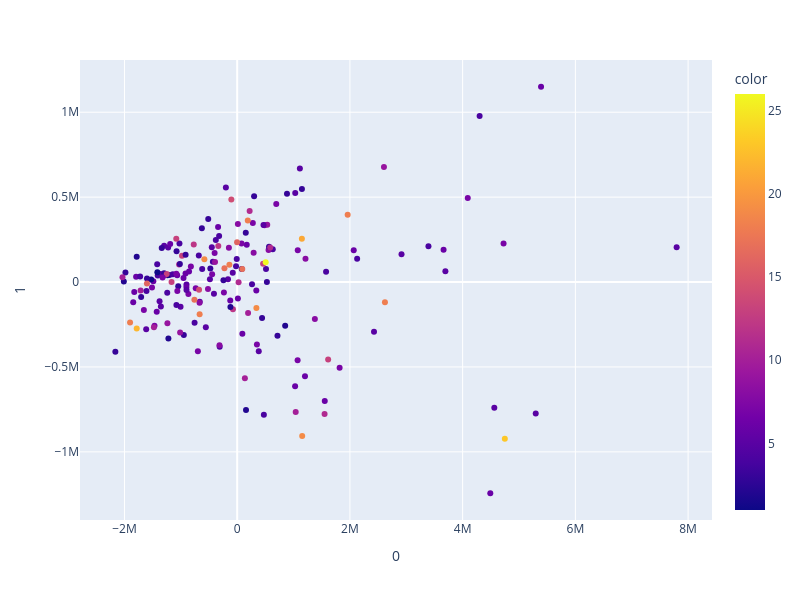

Here is the notebook cell this chart was saved with:
### Code cell
import plotly.express as px
from sklearn.decomposition import PCA

# Assuming count_matrix_raw is the data matrix you are using for PCA
# And m is a categorical variable you want to use for coloring the scatter plot
pca = PCA(n_components=2)

# Fit the PCA and transform the data
components = pca.fit_transform(count_matrix_raw.T)

# Create the scatter plot with discrete coloring for the categories in m
fig = px.scatter(components, x=0, y=1, color=m)

# Set custom width and height
fig.update_layout(
    width=800,  # Adjust width as needed
    height=600  # Adjust height as needed
)

# Save the plot to an HTML file
#fig.write_html("pca_batch(filtered_ad_non_ad_mrn_batch_corrected).html")

# Show the plot
fig.show()

### Figure 1 — Plotly figure (JSON) as saved in the notebook; plotly's stock layout.template omitted (floating-point values rounded to 4 significant figures; data arrays with more than 128 entries replaced by an {"elided": "..."} marker saying what was removed)
{"data": [{"hovertemplate": "0=%{x}<br>1=%{y}<br>color=%{marker.color}<extra></extra>", "legendgroup": "", "marker": {"color": {"elided": "188 int values"}, "coloraxis": "coloraxis", "symbol": "circle"}, "mode": "markers", "name": "", "orientation": "v", "showlegend": false, "type": "scatter", "x": {"elided": "188 float values"}, "xaxis": "x", "y": {"elided": "188 float values"}, "yaxis": "y"}], "layout": {"coloraxis": {"colorbar": {"title": {"text": "color"}}, "colorscale": [[0, "#0d0887"], [0.1111, "#46039f"], [0.2222, "#7201a8"], [0.3333, "#9c179e"], [0.4444, "#bd3786"], [0.5556, "#d8576b"], [0.6667, "#ed7953"], [0.7778, "#fb9f3a"], [0.8889, "#fdca26"], [1, "#f0f921"]]}, "height": 600, "legend": {"tracegroupgap": 0}, "margin": {"t": 60}, "width": 800, "xaxis": {"anchor": "y", "autorange": true, "domain": [0, 1], "range": [-2789000.0, 8424000.0], "title": {"text": "0"}, "type": "linear"}, "yaxis": {"anchor": "x", "autorange": true, "domain": [0, 1], "range": [-1401000.0, 1308000.0], "title": {"text": "1"}, "type": "linear"}}}
